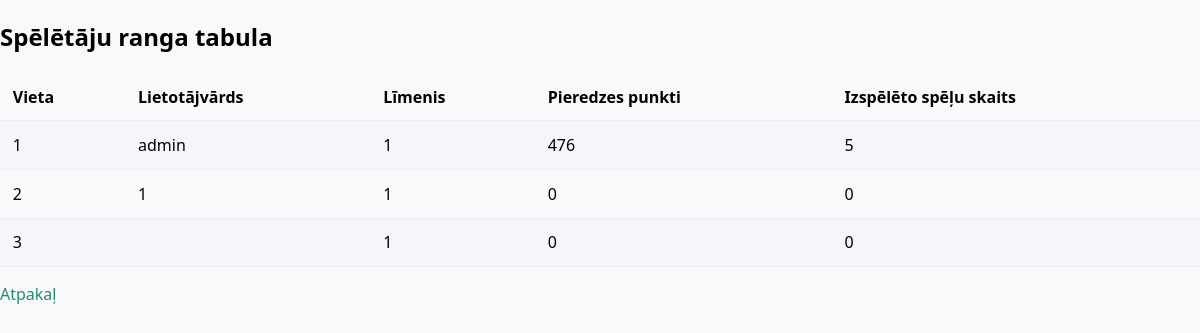
The app's page /rangs, older data.
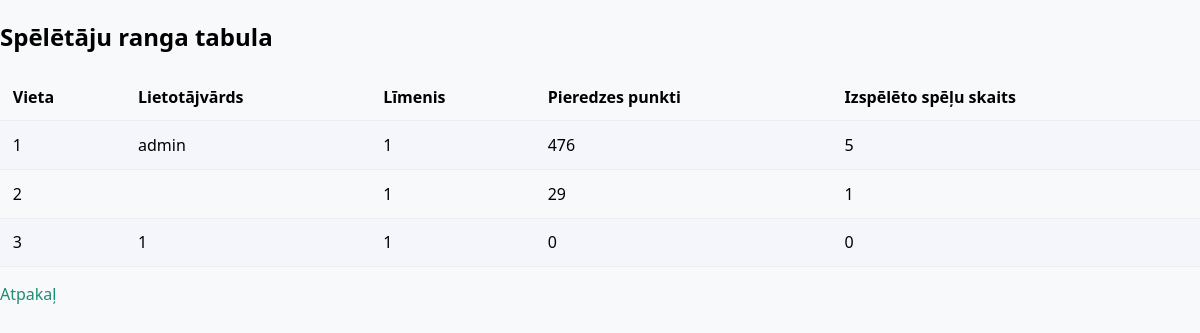
The same page, newer data.
### tables this page shows
CREATE TABLE users (
            id INTEGER PRIMARY KEY AUTOINCREMENT,
            username TEXT UNIQUE NOT NULL,
            password TEXT NOT NULL,
            level INTEGER NOT NULL DEFAULT 1,
            experience INTEGER NOT NULL DEFAULT 0
        );

### app.py (the view)
@app.route('/rangs')
def rangs():
    ranga = get_ranga_tabula()
    return render_template('rangs.html', ranga=ranga)

### models.py (called while the page is built)
def get_db(dbfile):
    conn = sqlite3.connect(dbfile)
    conn.row_factory = sqlite3.Row
    return conn

def get_ranga_tabula():
    conn = get_db("playgame.db")
    c = conn.cursor()
    c.execute("""
        SELECT users.username, users.level, users.experience, COUNT(games.id) as game_count
        FROM users
        LEFT JOIN games ON users.id = games.user_id
        GROUP BY users.id
        ORDER BY game_count DESC
    """)
    ranga = c.fetchall()
    conn.close()
    return ranga

### templates/rangs.html
{% extends "base.html" %}
{% block content %}
<h2>Spēlētāju ranga tabula</h2>
<table>
  <tr>
    <th>Vieta</th>
    <th>Lietotājvārds</th>
    <th>Līmenis</th>
    <th>Pieredzes punkti</th>
    <th>Izspēlēto spēļu skaits</th>
  </tr>
  {% for ieraksts in ranga %}
  <tr>
    <td>{{ loop.index }}</td>
    <td>{{ ieraksts['username'] }}</td>
    <td>{{ ieraksts['level'] }}</td>
    <td>{{ ieraksts['experience'] }}</td>
    <td>{{ ieraksts['game_count'] }}</td>
  </tr>
  {% endfor %}
</table>
<a href="{{ url_for('index') }}" class="btn btn-secondary mt-3">Atpakaļ</a>
{% endblock %}

### templates/base.html (shortened to what this page needs)
<!DOCTYPE html>
<html>
<head><title>pseudo programēsana</title>
    <link rel="stylesheet" href="{{ url_for('static', filename='styles.css') }}">
    </head>
<body>
    {% block content %}{% endblock %}
</body>
</html>

### static/styles.css (style rules this page uses)
body { background: #f7f9fa; font-family: "Segoe UI", Arial, sans-serif; margin: 0; padding: 0; }
a { color: #218c74; text-decoration: none; transition: color 0.2s; }
table { width: 100%; border-collapse: collapse; margin-bottom: 1em; }
th, td { padding: 0.8em; border-bottom: 1px solid #eee; text-align: left; }
tr:nth-child(even) { background: #f4f6fb; }

Row changes from the older to the newer data that the page shows:
changed users (number 2 of 3 on the later page): experience "0" → "29"; game_count "0" → "1"; moves up the list
